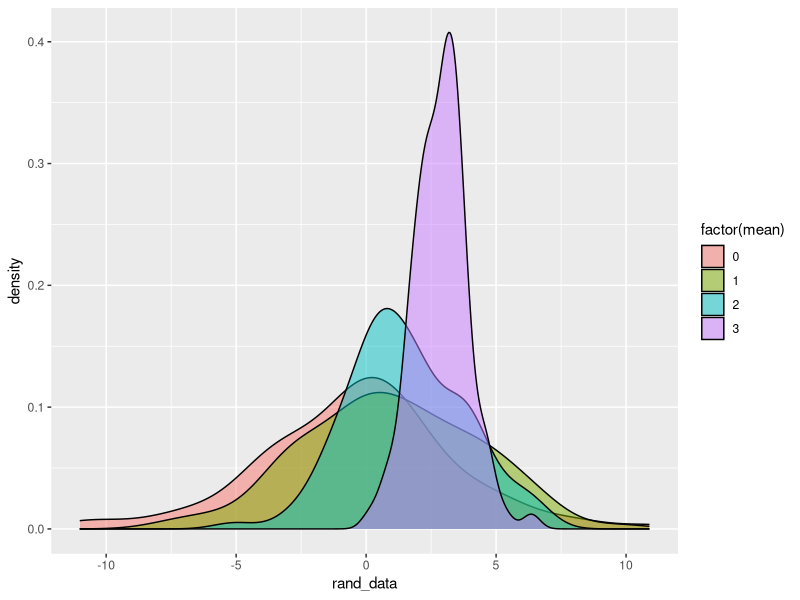

Source code (R):
## ---- chunk 1
#| message: false

library(tidyverse)
## ---- chunk 2
col_classes <- vector("character", ncol(mtcars))

for (i in seq_along(mtcars)) {
  col_classes[i] <- class(mtcars[[i]])
}
## ---- chunk 3
# Example 1: For loop with no storage container; append new value to existing vector
x <- integer()
results1 <- bench::mark(
  for (i in 1:1e5) {
    x <- c(x, i)
  }
)

# Example 2: For loop with a storage container!
x <- vector('integer', length = 1e5)
results2 <- bench::mark(
  for (i in 1:1e5) {
    x[i] <- i
  }
)

# Example 3: purrr::map()
results3 <- bench::mark(purrr::map_int(1:1e5, ~.x))


# Example 4: Standard R Function/Operator
results4 <- bench::mark(seq(1,1e5))
## ---- chunk 4
# Compile Results
bind_rows(results1, results2, results3, results4) |>
  mutate(type = c("for_loop_no_storage", "for_loop_with_storage", "purrr_map", "standard_func")) |>
  select(type, mem_alloc, total_time)  |> print()

## ---- chunk 5
map_chr(mtcars, class)
## ---- chunk 6
#| error: true

# map_chr(diamonds, class)
## ---- chunk 7
class(diamonds$cut)
## ---- chunk 8
map(diamonds, class)
## ---- chunk 9
# Mean of each numeric variable
map_dbl(diamonds |> select(where(is.numeric)), mean)

# Number of unique values in each non-numeric variable
map_int(diamonds |> select(!where(is.numeric)), n_distinct)
## ---- chunk 10
summ_stats <- function(x) {
  tibble(
    mean = mean(x, na.rm = TRUE),
    median = median(x, na.rm = TRUE),
    sd = sd(x, na.rm = TRUE),
    iqr = IQR(x, na.rm = TRUE)
  )
}

diamonds_number <- diamonds %>%
  select(where(is.numeric))

map(diamonds_number, summ_stats) %>%
  bind_rows() %>%
  mutate(variable = colnames(diamonds_number))
## ---- chunk 11
summ_stats2 <- vector("list", length = ncol(diamonds_number))

for (i in seq_along(diamonds_number)) {
  summ_stats2[[i]] <- summ_stats(diamonds_number[[i]])
}

summ_stats2 %>%
  set_names(colnames(diamonds_number)) %>%
  bind_rows(.id = "variable")
## ---- chunk 12
args <- tibble(
  n = c(100, 100, 100, 100), # this is n
  mean = c(0, 1, 2, 3),            # this is mean
  sd = c(4, 3, 2, 1)            # this is sd
)

# save randomly generated data in tibble with simulation parameters
sim_data <- args |>
  mutate(rand_data = pmap(args, rnorm))

sim_data |> head() |> print()
## ---- chunk 13
unnested_sim <- sim_data |>
  unnest(rand_data) # convert the rand_data list to numeric vector


unnested_sim |>
  ggplot(aes(x = rand_data, group = mean, fill = factor(mean))) +
  geom_density(alpha = .5)
## ---- chunk 14
string_data <- tibble(
    pattern = c("p", "n", "h"),
    replacement = c("P", "N", "H")
)

pmap_chr(string_data, str_replace_all, string = "ppp nnn hhh")
## ---- chunk 15

## ---- chunk 16
xs <- diamonds |> select(carat, cut, clarity, color) |> names()


df_arg_combos <- crossing(
    mod_formula = str_c("price ~ ", map_chr(seq_along(xs), ~ str_c(xs[1:.x], collapse = " + ")) ),
    remove_outliers = c(TRUE, FALSE)
)
df_arg_combos


remove_outliers <- function(data, what_var, sd_thresh) {
    data |>
        mutate(zscore = ({{ what_var }} - mean({{ what_var }}, na.rm = TRUE))/sd({{ what_var }}, na.rm = TRUE)) |>
        filter(zscore <= sd_thresh)
}

fit_model <- function(data, mod_formula, remove_outliers) {
    if (remove_outliers) {
        data_clean <- remove_outliers(data, what_var = carat, sd_thresh = 3)
    } else {
        data_clean <- data
    }

    lm(mod_formula, data = data_clean)
}

# use pmap()

## ---- chunk 17
# Let's create separate datasets within one tibble
by_clarity <- diamonds |>
  group_nest(clarity)

by_clarity |> head() |> print()
## ---- chunk 18
# Create a variable with a image path
by_clarity <- by_clarity |>
  mutate(path = str_glue("diamonds-{clarity}.png"))

by_clarity |> head() |> print()
## ---- chunk 19
# plot for making a scatterplot
carat_scatter <- function(df) {
  ggplot(df, aes(x = carat, y = price)) + geom_point()
}

# Create a "variable" with each plots
by_clarity <- by_clarity |>
  mutate(plot = map(data, carat_scatter)) # iterate over data to create ggplot output
